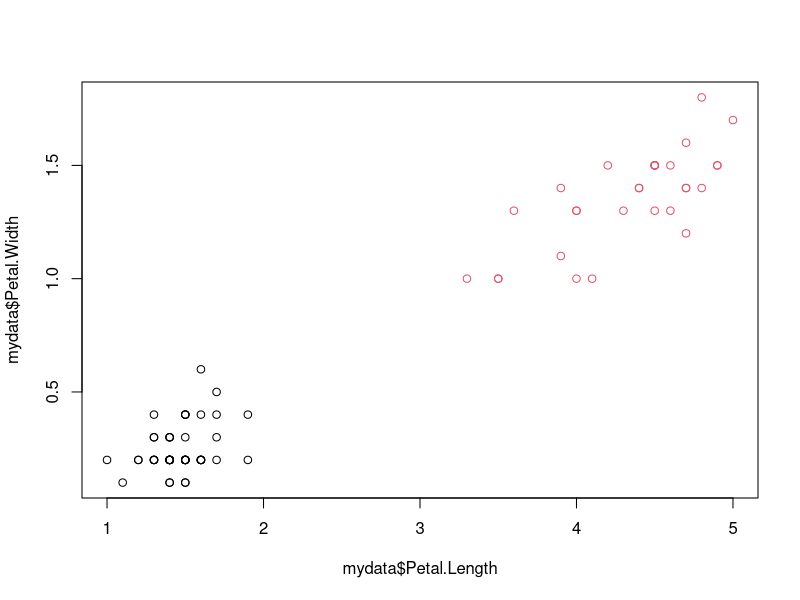

Generate this figure with R:
#### Manipulating objects in R ####

#### Two simple objects ####
a <- 1 # Here we assign value 1 to variable 'a'

print(a) # Here we tell R to print the value in 'a'. You can also just type 'a', the print is implicit.

b <- "this is a text" # we do the same with some text here.

class(a) # Here we ask R to show us the 'class' of variable 'a' (important for its internal representation, i.e. how to store it)
class(b) # Same with b

#### Extending to vectors ####

a <- c(1,2,3,4) # here 'c' is a function which combine values into a vector or List

a <- 1:4 # is this the exact same thing ?

a # here we print 'a'

a[1] # here we print only first element of 'a'

b <- c(1,3,"text")

#### Lists ####

mylist <- list()

mylist[[1]] <- a
mylist[[2]] <- b

mylist # this is reminiscent of which object type in VBA ?

#### Matrices ####

a <- matrix(c(1, 3, 5, 2), nrow = 2, byrow = TRUE) # what are we doing here ? you can type '?matrix' in command if unclear.
a
t(a) # what is this function t() doing ?

b <- matrix(c(1, 3, 2, 4), nrow = 2, byrow = TRUE)

mymatrix <- a %*% b # %*% denotes the matrix product
mymatrix # as usual we print c
mymatrix[1,2] # first row, second column of c

class(mymatrix) # why is it a matrix, did we tell R ?

#### Data.frames ####

mydata <- iris # iris is the typical data.frame

mydata # The usual print(you may also use View(mydata) for a detailed inspection). 
       #'mydata' is bigger that 'mymatrix', instead of inspecting element per element, we

summary(mydata) # what did we do here ?

mydata[1,2] # similar to matrices we can select row-col observations

mydata$Sepal.Length # we can also select a specific variable using '$' sign.

# Exercice: present a figure to illustrate a subset of my data
myrows <- 1:80 # we assign a sequence of number 1 to 80 myrows
mycols <- 3:5 # same here with columns.

mydata <- iris[myrows,mycols] # here we subset our initial data.frame 

plot(mydata$Petal.Length,mydata$Petal.Width,col=mydata$Species) # and use a plot method on data.frame to visualise it.
